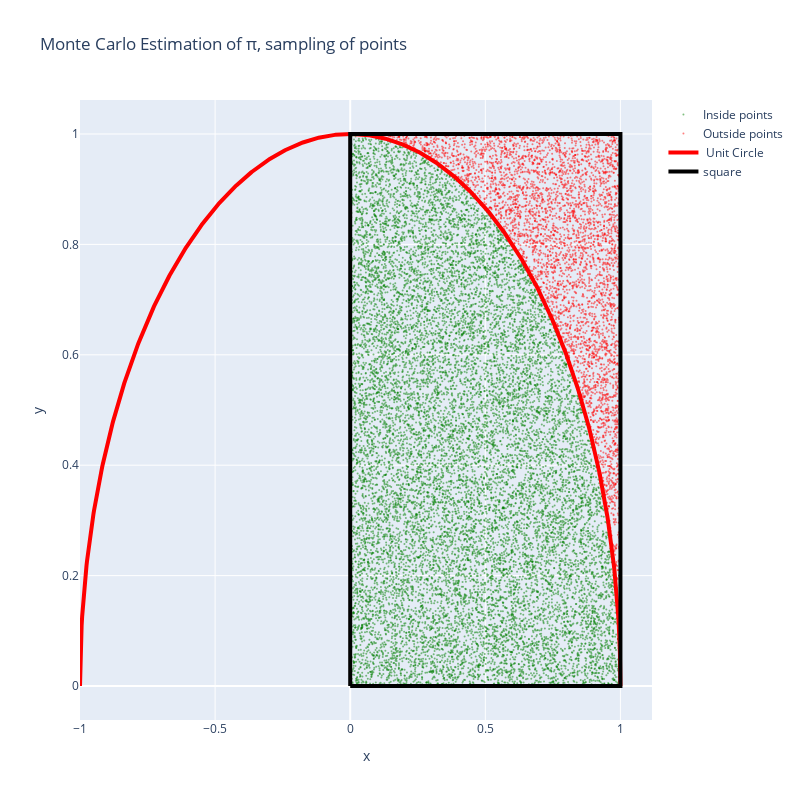

Notebook source saved alongside this figure:
### Markdown cell above
### Sampled points for the estimation of pi

For the estimation of $\pi$ we sample points in the unit square $[0,1] \times [0,1]$ and count the number of points that are in the unit circle. The ratio of the number of points in the circle to the total number of points is an estimate of the ratio of the area of the circle to the area of the square. The area of the circle is $\pi r^2$ and the area of the square is $4r^2$ where $r$ is the radius of the circle. Thus, the ratio of the area of the circle to the area of the square is $\frac{\pi r^2}{4r^2} = \frac{\pi}{4}$. 

For large $n$ we have that the ratio of the number of points in the circle to the total number of points is approximately $\frac{\pi}{4}$ and thus we have the following formula for the estimation of $\pi$:
$ \pi \approx \frac{4 \cdot \text{number of points in the circle}}{\text{total number of points }} $

### Code cell
# plot all random points, circle and square on a scatter plot
fig = go.Figure()

# draw random points
fig.add_trace(go.Scatter(x=nx_inside, y=ny_inside, mode='markers', name='Inside points', marker=dict(color='green', size=2, opacity=0.5)))
fig.add_trace(go.Scatter(x=nx_outside, y=ny_outside, mode='markers', name='Outside points', marker=dict(color='red', size=2, opacity=0.5)))
# draw circle
fig.add_trace(go.Scatter(x=np.linspace(-1, 1, 1000), y=np.sqrt(1-np.linspace(-1, 1, 1000)**2), mode='lines', name=' Unit Circle', line=dict(color='red', width=4)))
# draw square
fig.add_trace(go.Scatter(x=[0, 1, 1, 0, 0], y=[0, 0, 1, 1, 0], mode='lines', name='square', line=dict(color='black', width=4)))

fig.update_layout(title='Monte Carlo Estimation of π, sampling of points', xaxis_title='x', yaxis_title='y', width=800, height=800)
fig.show()

### Figure 1 — Plotly figure (JSON) as saved in the notebook; plotly's stock layout.template omitted (floating-point values rounded to 4 significant figures; data arrays with more than 128 entries replaced by an {"elided": "..."} marker saying what was removed)
{"data": [{"marker": {"color": "green", "opacity": 0.5, "size": 2}, "mode": "markers", "name": "Inside points", "type": "scatter", "x": {"elided": "15699 float values"}, "y": {"elided": "15699 float values"}}, {"marker": {"color": "red", "opacity": 0.5, "size": 2}, "mode": "markers", "name": "Outside points", "type": "scatter", "x": {"elided": "4301 float values"}, "y": {"elided": "4301 float values"}}, {"line": {"color": "red", "width": 4}, "mode": "lines", "name": " Unit Circle", "type": "scatter", "x": {"elided": "1000 float values"}, "y": {"elided": "1000 float values"}}, {"line": {"color": "black", "width": 4}, "mode": "lines", "name": "square", "type": "scatter", "x": [0, 1, 1, 0, 0], "y": [0, 0, 1, 1, 0]}], "layout": {"height": 800, "title": {"text": "Monte Carlo Estimation of π, sampling of points"}, "width": 800, "xaxis": {"title": {"text": "x"}}, "yaxis": {"title": {"text": "y"}}}}
